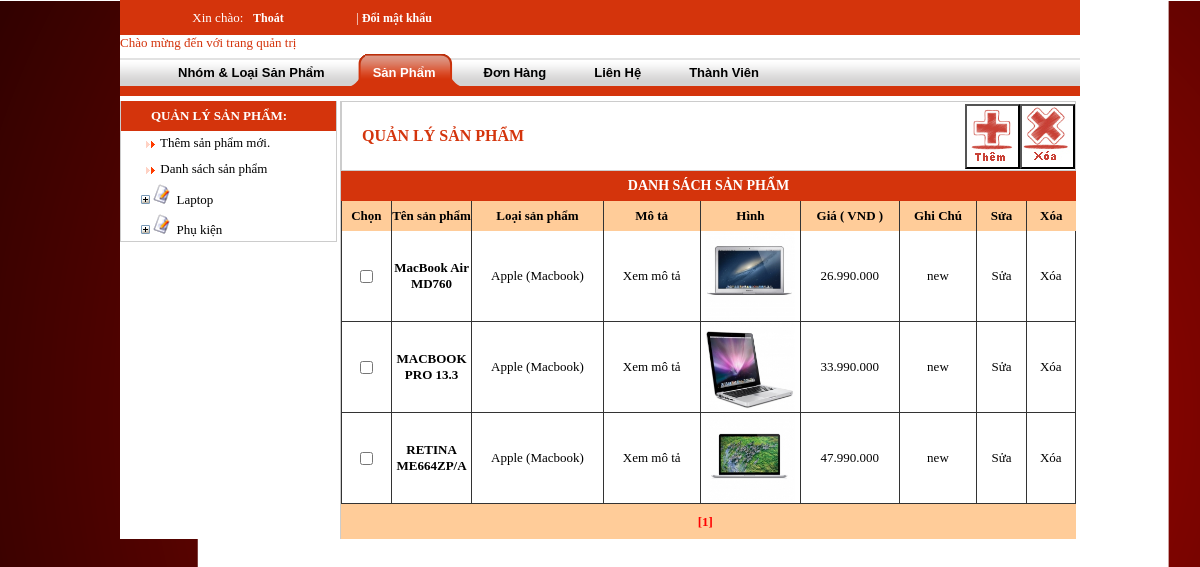
The app's page /shoppc/admincp/?m=sp&b=sp-list&idl=1 (signed in) with its own data.
### tables this page shows
CREATE TABLE IF NOT EXISTS `nhomsanpham` (
  `id_nhom` int(10) NOT NULL,
  `tennhom` varchar(255) NOT NULL,
  PRIMARY KEY (`id_nhom`)
);

CREATE TABLE IF NOT EXISTS `sanpham` (
  `id` int(20) NOT NULL AUTO_INCREMENT,
  `id_loai` int(10) NOT NULL,
  `tensp` text NOT NULL,
  `mota` text NOT NULL,
  `hinh` text NOT NULL,
  `gia` int(15) NOT NULL,
  `ghichu` text NOT NULL,
  `soluongban` int(10) NOT NULL,
  `id_menu` int(10) NOT NULL,
  PRIMARY KEY (`id`)
);

CREATE TABLE IF NOT EXISTS `loaisanpham` (
  `id_loai` int(10) NOT NULL,
  `id_nhom` int(11) NOT NULL,
  `tenloaisp` text NOT NULL,
  `ghichu` varchar(255) NOT NULL,
  PRIMARY KEY (`id_loai`)
);

### shoppc/admincp/include/menu-tree.php (the view, shortened to what this page needs)
<table border="0" cellpadding="0" cellspacing="0">
<?php
	$sql=mysql_query("select * from nhomsanpham");
	$i=1;
	while($r=mysql_fetch_array($sql))
	{
		$tennhom=$r["tennhom"];$id_nhom=$r["id_nhom"];
		echo "<tr><td>
		<div style=\"padding-left:20px;\">
		<table border=0 cellspacing=0 cellpadding=0 >
		<tr><td height=30px width=100%>
		<a onclick=\"danhmuc($i);\"><img src=\"../admincp/img/expand_f.gif\" width=9 height=9 /></a>
		<img src=\"../admincp/img/file_uf.gif\" width=20 height=20 />
		<a style=\"color:#000000\" onclick='danhmuc($i);' onMouseOver=\"style.color='#0099CC'\" onMouseOut=\"style.color='#000000'\">$tennhom</a>
		</td></tr>
		</table>
		</div>";
		echo "</td></tr>";
		$i++;
	}
?>
</table>

### shoppc/admincp/include/sp-list.php (shortened to what this page needs)
<form method="post" id="frm" name="form">
<table width="735" height="70" border="0" cellspacing="0" cellpadding="0" bgcolor="#FFFFFF" bordercolordark="#FFFFFF">
	  <tr>
      	<td style="border-top:1px solid #CCCCCC; border-bottom: 1px solid #CCCCCC; border-left:1px solid #CCCCCC"><div align="left" style="color:#d4340c; font-family:Tahoma; font-size: 16px; font-weight:bold; padding-left:20px">QUẢN LÝ SẢN PHẨM
      	</div></td>
      	<td style="border-top:1px solid #CCCCCC; border-bottom: 1px solid #CCCCCC; height:65px; width:55px">
		<input type="button" value='' onClick="document.form.action='../admincp/?m=sp&b=sp-insert'; document.form.submit();" style="background:url(../images/bt_them.jpg); width:55px; height:65px;">
		</td>
		<td style="border-top:1px solid #CCCCCC; border-bottom: 1px solid #CCCCCC; border-right:1px solid #CCCCCC; height:65px; width:55px">
		<input type="button" value='' onClick="document.form.action='../admincp/?m=sp&b=sp-xl-del';document.form.submit();" style="background:url(../images/bt_xoa.jpg); width:55px; height:65px;">
        </td>
      </tr>
    </table>
<table width="735" border="0" cellspacing="0" cellpadding="0">
  <tr>
    <td colspan="9" class="tieude" align="center">DANH SÁCH SẢN PHẨM</td>
  </tr>
  <tr height="30" bgcolor="#ffcc99">
    <td align="center" width="50" style="border-left:1px solid #333;border-right:1px solid #333"><strong>Chọn</strong></td>
    <td align="center" width="80" style="border-right:1px solid #333"><strong>Tên sản phẩm</strong></td>
    <td align="center" width="135" style="border-right:1px solid #333"><strong>Loại sản phẩm</strong></td>
    <td align="center" width="100" style="border-right:1px solid #333"><strong>Mô tả</strong></td>
    <td align="center" width="100" style="border-right:1px solid #333"><strong>Hình</strong></td>
    <td align="center" width="100" style="border-right:1px solid #333"><strong>Giá ( VND )</strong></td>
    <td align="center" width="80" style="border-right:1px solid #333"><strong>Ghi Chú</strong></td>
    <td align="center" width="50" style="border-right:1px solid #333"><strong>Sửa</strong></td>
    <td align="center" width="50"><strong>Xóa</strong></td>
  </tr>
<?php
		$idl=$_GET["idl"];
		if(isset($_REQUEST["idl"])){
	        $kq=mysql_query("select count(*) from sanpham,loaisanpham where sanpham.id_loai=loaisanpham.id_loai and sanpham.id_loai=$idl"); }
		else{
	        $kq=mysql_query("select count(*) from sanpham"); }
        $r=mysql_fetch_array($kq);
        $numrow=$r[0];
        $pagesize=20;
        $pagecount=ceil($numrow/$pagesize);
        $segsize=5;
        if(!isset($_GET["page"]))
			 $curpage=1;
        else
        	 $curpage=$_GET["page"];
        $curseg=($curpage % $segsize==0)?($curpage/$segsize):(int)($curpage/$segsize+1);
		$k=($curpage-1)*$pagesize;
		if(isset($_REQUEST["idl"])){
			$sql3="select sanpham.*,loaisanpham.id_loai,loaisanpham.tenloaisp from sanpham,loaisanpham where sanpham.id_loai=loaisanpham.id_loai and sanpham.id_loai=$idl order by tensp limit $k,$pagesize";}
		else{
			$sql3="select * from sanpham order by tensp limit $k,$pagesize";}
		$kq3=mysql_query($sql3);
		if(!$kq3)
			echo "";
		else{
		while($r3=mysql_fetch_array($kq3))
		{
			$tensp=$r3['tensp']; $mota=$r3['mota'] ; $ghichu=$r3["ghichu"];
			$hinh=$r3['hinh'] ; $gia=number_format($r3['gia'],0,'','.') ;$id=$r3["id"];
			$sql2="select * from loaisanpham,sanpham where loaisanpham.id_loai=sanpham.id_loai and sanpham.id='$id'";
			$kq2=mysql_query($sql2);
			while($r2=mysql_fetch_array($kq2))
			{
				$tenloaisp=$r2["tenloaisp"];
  ?>
  <tr>
  <td width="50" align="center" style="border-left:1px solid #333;border-bottom:1px solid #333; border-right:1px solid #333">
  <input type="checkbox" name="chon[]" value="<?php echo $id; ?>"/></td>
    <td width="80" align="center" style="border-bottom:1px solid #333; border-right:1px solid #333"><b><?php echo "$tensp"; ?></b></td>
    <td width="135" align="center" style="border-bottom:1px solid #333; border-right:1px solid #333"><?php echo "$tenloaisp"; ?></td>
    <td width="100" style="border-bottom:1px solid #333; border-right:1px solid #333">
	<div align="center" style="padding-left:3px; padding-right:3px;" onclick="var win=window.open('mota.php?id=<?php echo $id; ?>', 'open_window', 'width=570, height=320, left=0, top=0')">Xem mô tả</div></td>
    <td width="100" align="center" style="border-bottom:1px solid #333; border-right:1px solid #333"><div onclick="var win=window.open('../zoom.php?id=<?php echo $id; ?>', 'open_window', 'width=405, height=530, left=0, top=0')"><img src="../sanpham/small/<?php echo "$hinh"; ?>" width="90" height="90"></div></td>
	<td width="100" align="center" style="border-bottom:1px solid #333; border-right:1px solid #333"><?php echo "$gia"; ?></td>
	<td width="80" align="center" style="border-bottom:1px solid #333; border-right:1px solid #333"><?php echo "$ghichu"; ?></td>
    <td width="50" align="center" style="border-bottom:1px solid #333; border-right:1px solid #333"><a href="?m=sp&b=sp-update&id=<?php echo $id; ?>">Sửa</a></td>
    <td width="50" align="center" style="border-bottom:1px solid #333; border-right:1px solid #333"><a href="?m=sp&b=sp-del&id=<?php echo $id; ?>" onclick="return check()">Xóa</a>
    </td>
  </tr>
 <?php
	  		}
		}
		}
 ?>
  <tr>
	<td colspan="9" class="ketthuc" bgcolor="#ffcc99">
 <?php
    if($numrow==0)
		echo "Không tìm thấy sản phẩm nào!!";
	else{
	if(isset($_REQUEST["idl"])){
			$n=$curseg*$segsize<=$pagecount?$curseg*$segsize:$pagecount;
			for($i=($curseg-1)*$segsize+1;$i<=$n;$i++)
			{
				if($curpage==$i)
					echo "<a href='?m=sp&b=sp-list&idl=$idl&page=".$i."'><font color='#FF0000'>[".$i."]</font></a> &nbsp;";
				else
					echo "<a href='?m=sp&b=sp-list&idl=$idl&page=".$i."'><font color='#000'>[".$i."]</font></a> &nbsp;";
			}
	}
	}
?>
    </td>
  </tr>
</table>
</form>

### shoppc/admincp/css/main.css (style rules this page uses)
body { background-repeat: repeat-y; margin-left: 0px; margin-top: 0px; margin-right: 0px; margin-bottom: 0px; text-align: center; font-family:Tahoma; font-size:13px; background-image:url(../../images/bg2.png); background-color:#FFFFFF; background-attachment: fixed; }
a:link { text-decoration: none; color:#000000; }
.tieude { color:#FFFFFF; font-family:Tahoma; font-size: 14px; font-weight:bold; background-color:#d4340c;height:30px; }
.ketthuc { text-align:center; background-color:#fffffff; height:35px; color:#FFFFFF; font-weight:bold; }

### records on screen
nhomsanpham: tennhom "Laptop"
nhomsanpham: tennhom "Phụ kiện"
sanpham: tensp "MacBook Air MD760", id_loai.tenloaisp "Apple (Macbook)", hinh (picture), gia "26.990.000", ghichu "new"
sanpham: tensp "MACBOOK PRO 13.3", id_loai.tenloaisp "Apple (Macbook)", hinh (picture), gia "33.990.000", ghichu "new"
sanpham: tensp "RETINA ME664ZP/A", id_loai.tenloaisp "Apple (Macbook)", hinh (picture), gia "47.990.000", ghichu "new"
